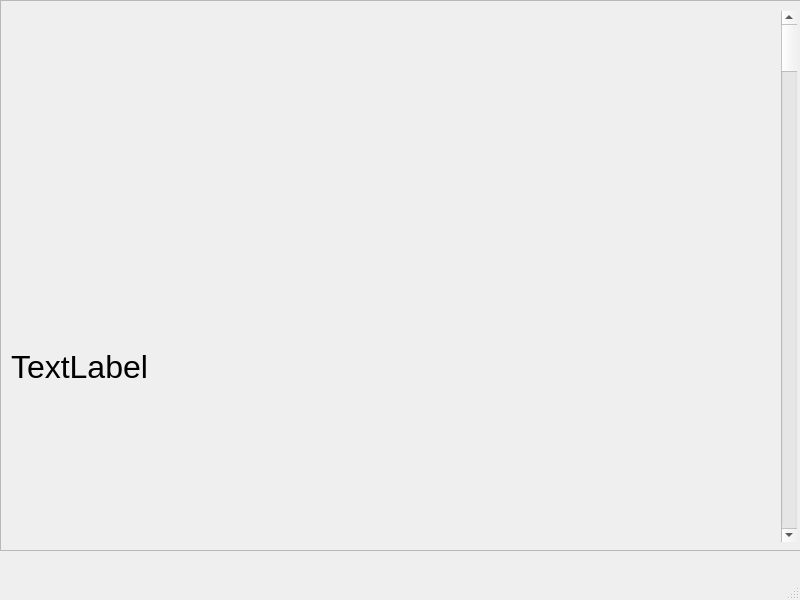
<?xml version="1.0" encoding="UTF-8"?>
<ui version="4.0">
 <class>PopulationWindow</class>
 <widget class="QMainWindow" name="PopulationWindow">
  <property name="geometry">
   <rect>
    <x>0</x>
    <y>0</y>
    <width>800</width>
    <height>600</height>
   </rect>
  </property>
  <property name="windowTitle">
   <string>MainWindow</string>
  </property>
  <widget class="QWidget" name="centralwidget">
   <widget class="QScrollArea" name="scrollArea">
    <property name="geometry">
     <rect>
      <x>0</x>
      <y>0</y>
      <width>801</width>
      <height>551</height>
     </rect>
    </property>
    <property name="widgetResizable">
     <bool>true</bool>
    </property>
    <widget class="QWidget" name="scrollAreaWidgetContents">
     <property name="geometry">
      <rect>
       <x>0</x>
       <y>0</y>
       <width>799</width>
       <height>549</height>
      </rect>
     </property>
     <widget class="QScrollBar" name="verticalScrollBar">
      <property name="geometry">
       <rect>
        <x>780</x>
        <y>10</y>
        <width>16</width>
        <height>531</height>
       </rect>
      </property>
      <property name="orientation">
       <enum>Qt::Vertical</enum>
      </property>
     </widget>
     <widget class="QLabel" name="PopulationDescription">
      <property name="geometry">
       <rect>
        <x>10</x>
        <y>10</y>
        <width>761</width>
        <height>711</height>
       </rect>
      </property>
      <property name="font">
       <font>
        <pointsize>24</pointsize>
       </font>
      </property>
      <property name="autoFillBackground">
       <bool>false</bool>
      </property>
      <property name="frameShadow">
       <enum>QFrame::Plain</enum>
      </property>
      <property name="text">
       <string>TextLabel</string>
      </property>
     </widget>
    </widget>
   </widget>
  </widget>
  <widget class="QStatusBar" name="statusbar"/>
  <widget class="QMenuBar" name="menubar">
   <property name="geometry">
    <rect>
     <x>0</x>
     <y>0</y>
     <width>800</width>
     <height>26</height>
    </rect>
   </property>
  </widget>
 </widget>
 <resources/>
 <connections/>
</ui>
